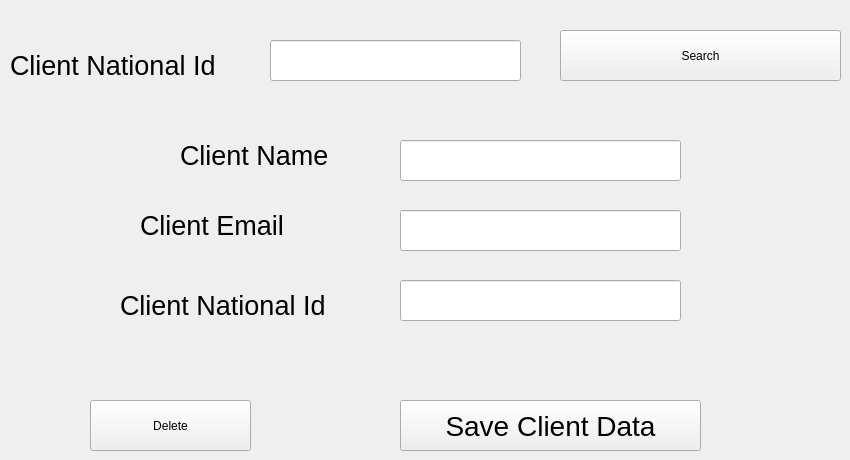
      <widget class="QWidget" name="tab_14">
       <attribute name="title">
        <string>Edit Or Delete A Client</string>
       </attribute>
       <widget class="QLineEdit" name="lineEdit_25">
        <property name="geometry">
         <rect>
          <x>270</x>
          <y>40</y>
          <width>251</width>
          <height>41</height>
         </rect>
        </property>
       </widget>
       <widget class="QLabel" name="label_42">
        <property name="geometry">
         <rect>
          <x>10</x>
          <y>50</y>
          <width>251</width>
          <height>31</height>
         </rect>
        </property>
        <property name="font">
         <font>
          <family>Segoe UI</family>
          <pointsize>20</pointsize>
         </font>
        </property>
        <property name="text">
         <string>Client National Id</string>
        </property>
       </widget>
       <widget class="QPushButton" name="pushButton_23">
        <property name="geometry">
         <rect>
          <x>400</x>
          <y>400</y>
          <width>301</width>
          <height>51</height>
         </rect>
        </property>
        <property name="font">
         <font>
          <family>Segoe UI</family>
          <pointsize>21</pointsize>
         </font>
        </property>
        <property name="text">
         <string>Save Client Data</string>
        </property>
       </widget>
       <widget class="QPushButton" name="pushButton_24">
        <property name="geometry">
         <rect>
          <x>560</x>
          <y>30</y>
          <width>281</width>
          <height>51</height>
         </rect>
        </property>
        <property name="text">
         <string>Search</string>
        </property>
       </widget>
       <widget class="QPushButton" name="pushButton_25">
        <property name="geometry">
         <rect>
          <x>90</x>
          <y>400</y>
          <width>161</width>
          <height>51</height>
         </rect>
        </property>
        <property name="text">
         <string>Delete</string>
        </property>
       </widget>
       <widget class="QLabel" name="label_36">
        <property name="geometry">
         <rect>
          <x>180</x>
          <y>140</y>
          <width>191</width>
          <height>31</height>
         </rect>
        </property>
        <property name="font">
         <font>
          <family>Segoe UI</family>
          <pointsize>20</pointsize>
         </font>
        </property>
        <property name="text">
         <string>Client Name</string>
        </property>
       </widget>
       <widget class="QLineEdit" name="lineEdit_28">
        <property name="geometry">
         <rect>
          <x>400</x>
          <y>140</y>
          <width>281</width>
          <height>41</height>
         </rect>
        </property>
       </widget>
       <widget class="QLineEdit" name="lineEdit_27">
        <property name="geometry">
         <rect>
          <x>400</x>
          <y>210</y>
          <width>281</width>
          <height>41</height>
         </rect>
        </property>
       </widget>
       <widget class="QLabel" name="label_34">
        <property name="geometry">
         <rect>
          <x>120</x>
          <y>290</y>
          <width>251</width>
          <height>31</height>
         </rect>
        </property>
        <property name="font">
         <font>
          <family>Segoe UI</family>
          <pointsize>20</pointsize>
         </font>
        </property>
        <property name="text">
         <string>Client National Id</string>
        </property>
       </widget>
       <widget class="QLabel" name="label_35">
        <property name="geometry">
         <rect>
          <x>140</x>
          <y>210</y>
          <width>191</width>
          <height>31</height>
         </rect>
        </property>
        <property name="font">
         <font>
          <family>Segoe UI</family>
          <pointsize>20</pointsize>
         </font>
        </property>
        <property name="text">
         <string>Client Email</string>
        </property>
       </widget>
       <widget class="QLineEdit" name="lineEdit_26">
        <property name="geometry">
         <rect>
          <x>400</x>
          <y>280</y>
          <width>281</width>
          <height>41</height>
         </rect>
        </property>
       </widget>
      </widget>
